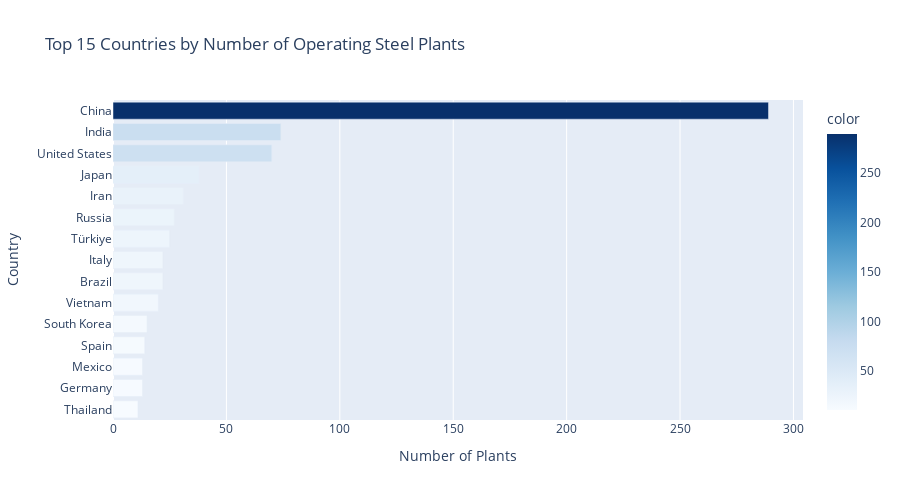
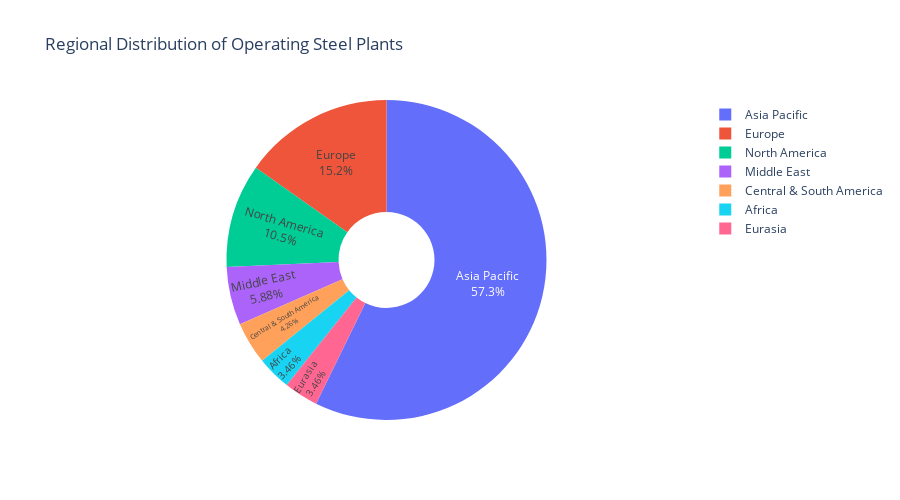

Notebook code cell kept with these figures, in order:
### Markdown cell above
### Question 3: Geographic Distribution
**Task:** Analyze the geographic distribution of steel plants.
- Which countries/regions have the most steel plants?
- What is the distribution of plants by company?

### Code cell
# Count the number of plants by country and by region to understand global distribution.
plants_by_country = df['Country/Area'].value_counts()
plants_by_region = df['Region'].value_counts()

# Display the top 15 countries with the highest number of operating steel plants.
print("Top 15 Countries by Number of Operating Steel Plants:\n")
print(plants_by_country.head(15))
print(f"\nTotal countries: {len(plants_by_country)}")

# Display total plant counts grouped by region.
print("Plants by Region:\n")
print(plants_by_region.sort_values(ascending=False))

# --- Visualization 1: Top 15 countries ---
# Create a horizontal bar chart showing which countries have the largest number of operating plants.
# This highlights national-level concentration within the steel industry.
top_15_countries = plants_by_country.head(15)
fig1 = px.bar(
    x=top_15_countries.values,
    y=top_15_countries.index,
    orientation='h',
    title='Top 15 Countries by Number of Operating Steel Plants',
    labels={'x': 'Number of Plants', 'y': 'Country'},
    color=top_15_countries.values,
    color_continuous_scale='Blues'
)
fig1.update_layout(
    yaxis={'categoryorder': 'total ascending'},
    showlegend=False,
    height=500
)
fig1.show()

# --- Visualization 2: Regional distribution ---
# Generate a pie chart summarizing plant counts by region.
# The chart shows how the global steel industry is distributed across continents or regions.
fig2 = px.pie(
    values=plants_by_region.values,
    names=plants_by_region.index,
    title='Regional Distribution of Operating Steel Plants',
    hole=0.3  # Creates a donut-style chart for cleaner presentation
)
fig2.update_traces(textposition='inside', textinfo='percent+label')
fig2.update_layout(height=500)
fig2.show()

# --- Key insights summary ---
# Summarize major takeaways from the country and regional data analysis.
print(f"\nKey Insights:")
print(f"  • China leads with {plants_by_country.iloc[0]} plants ({plants_by_country.iloc[0]/len(df)*100:.1f}% of total)")
print(f"  • Top 5 countries account for {plants_by_country.head(5).sum()} plants ({plants_by_country.head(5).sum()/len(df)*100:.1f}% of total)")
print(f"  • {plants_by_region.idxmax()} has the most plants with {plants_by_region.max()}")

### Figure 1 — Plotly figure (JSON) as saved in the notebook; plotly's stock layout.template omitted (floating-point values rounded to 4 significant figures)
{"data": [{"hovertemplate": "Number of Plants=%{x}<br>Country=%{y}<br>color=%{marker.color}<extra></extra>", "legendgroup": "", "marker": {"color": [289, 74, 70, 38, 31, 27, 25, 22, 22, 20, 15, 14, 13, 13, 11], "coloraxis": "coloraxis", "pattern": {"shape": ""}}, "name": "", "orientation": "h", "showlegend": false, "textposition": "auto", "type": "bar", "x": [289, 74, 70, 38, 31, 27, 25, 22, 22, 20, 15, 14, 13, 13, 11], "xaxis": "x", "y": ["China", "India", "United States", "Japan", "Iran", "Russia", "Türkiye", "Brazil", "Italy", "Vietnam", "South Korea", "Spain", "Germany", "Mexico", "Thailand"], "yaxis": "y"}], "layout": {"barmode": "relative", "coloraxis": {"colorbar": {"title": {"text": "color"}}, "colorscale": [[0, "rgb(247,251,255)"], [0.125, "rgb(222,235,247)"], [0.25, "rgb(198,219,239)"], [0.375, "rgb(158,202,225)"], [0.5, "rgb(107,174,214)"], [0.625, "rgb(66,146,198)"], [0.75, "rgb(33,113,181)"], [0.875, "rgb(8,81,156)"], [1, "rgb(8,48,107)"]]}, "height": 500, "legend": {"tracegroupgap": 0}, "showlegend": false, "title": {"text": "Top 15 Countries by Number of Operating Steel Plants"}, "xaxis": {"anchor": "y", "domain": [0, 1], "title": {"text": "Number of Plants"}}, "yaxis": {"anchor": "x", "categoryorder": "total ascending", "domain": [0, 1], "title": {"text": "Country"}}}}

### Figure 2 — Plotly figure (JSON) as saved in the notebook; plotly's stock layout.template omitted (floating-point values rounded to 4 significant figures)
{"data": [{"domain": {"x": [0, 1], "y": [0, 1]}, "hole": 0.3, "hovertemplate": "label=%{label}<br>value=%{value}<extra></extra>", "labels": ["Asia Pacific", "Europe", "North America", "Middle East", "Central & South America", "Africa", "Eurasia"], "legendgroup": "", "name": "", "showlegend": true, "textinfo": "percent+label", "textposition": "inside", "type": "pie", "values": [497, 132, 91, 51, 37, 30, 30]}], "layout": {"height": 500, "legend": {"tracegroupgap": 0}, "title": {"text": "Regional Distribution of Operating Steel Plants"}}}
